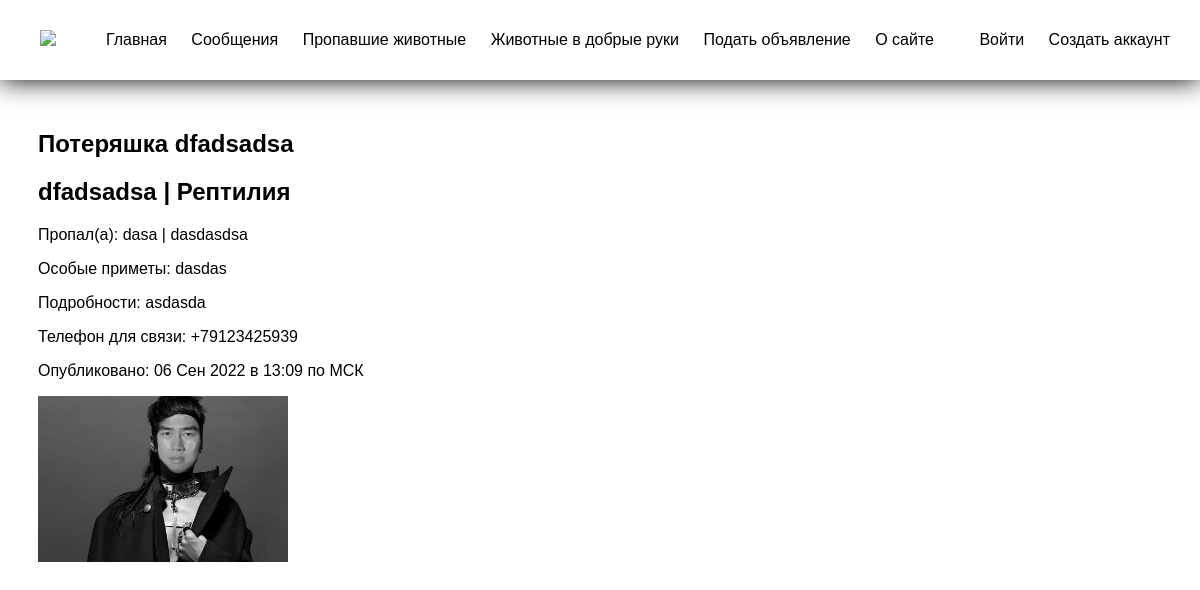
Page /lost/detail/9/ on the committed database.
### lost/models.py (models this page shows)
class LostAnimal(GeneralAnimalModel):  # модель животного-потеряшки
    absolute_url = 'sent_to_moderate'
    place = models.CharField(max_length=200, verbose_name='Где пропал(а)')
    time = models.CharField(max_length=200, verbose_name='Когда пропал(а)')
    special_signs = models.CharField(max_length=200, verbose_name='Особые приметы', blank=True)
    class Meta:
        verbose_name = 'Потерянное животное'
        verbose_name_plural = 'Потерянные животные'

### general_data/models.py (models this page shows)
class AnimalType(models.Model):  # возможные типы животных для выбора в 'type' в модели LostAnimal
    objects = models.Manager()
    name = models.CharField(max_length=200, verbose_name='Название', unique=True)
    class Meta:
        verbose_name = 'Тип животного'
        verbose_name_plural = 'Типы животных'
    def __str__(self):
        return self.name

### lost/views.py (the view)
# urls.py: path('detail/<int:pk>/', views.LostAnimalDetailView.as_view(), name='lost_detail'),
class LostAnimalDetailView(DetailView):  # страница конкретного объявления по первичному ключу
    model = LostAnimal
    template_name = 'lost/lost_detail.html'
    context_object_name = 'animal'
    def get_object(self, queryset=None):
        obj = super(LostAnimalDetailView, self).get_object(queryset)
        if obj.moderated:
            return obj
        else:
            raise Http404('Объявление не найдено')

### templates/lost/lost_detail.html (shortened to what this page needs)
<!DOCTYPE html>
{% extends 'base.html' %}
{% load static %}
{% block css %} {{block.super}}
    <link href="{% static 'lost/css/popap.css' %}" rel="stylesheet"/>
{% endblock css %}
{% block content %}
    <h2>Потеряшка {{animal.name}}</h2>
    <h2>{{animal.name}} | {{animal.type}}</h2>
    <p>Пропал(а): {{animal.place}} | {{animal.time}}</p>
    <p>Особые приметы: {{animal.special_signs}}</p>
    <p>Подробности: {{animal.description}}</p>
    <p>Телефон для связи: {{animal.phone_number}}</p>
    <p>Опубликовано: {{animal.published|date:"d M Y в H:m по МСК"}}</p>
    <img class="img centered" src="{{animal.photo.url}}" style="width:250px;">
    <br>
    <br>
    <br>
{% endblock content %}

### static/lost/css/base.css (style rules this page uses)
body { height: 125vh; background-size: cover; font-family: sans-serif; margin-top: 80px; padding: 30px; }

### rows in the picture
LostAnimal: name "dfadsadsa", type "Рептилия", place "dasa", time "dasdasdsa", special_signs "dasdas", description "asdasda", phone_number "+79123425939", published "06 Сен 2022 в 13:09 по МСК", photo (picture)
